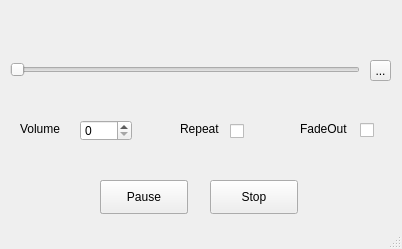
<?xml version="1.0" encoding="UTF-8"?>
<ui version="4.0">
 <class>MainWindow</class>
 <widget class="QMainWindow" name="MainWindow">
  <property name="geometry">
   <rect>
    <x>0</x>
    <y>0</y>
    <width>402</width>
    <height>249</height>
   </rect>
  </property>
  <property name="windowTitle">
   <string>StarTunes</string>
  </property>
  <property name="windowIcon">
   <iconset>
    <normaloff>disc.png</normaloff>disc.png</iconset>
  </property>
  <widget class="QWidget" name="centralwidget">
   <widget class="QPushButton" name="pauseButton">
    <property name="geometry">
     <rect>
      <x>100</x>
      <y>180</y>
      <width>88</width>
      <height>34</height>
     </rect>
    </property>
    <property name="text">
     <string>Pause</string>
    </property>
   </widget>
   <widget class="QPushButton" name="stopButton">
    <property name="geometry">
     <rect>
      <x>210</x>
      <y>180</y>
      <width>88</width>
      <height>34</height>
     </rect>
    </property>
    <property name="text">
     <string>Stop</string>
    </property>
   </widget>
   <widget class="QSlider" name="timeSlider">
    <property name="geometry">
     <rect>
      <x>10</x>
      <y>60</y>
      <width>350</width>
      <height>20</height>
     </rect>
    </property>
    <property name="orientation">
     <enum>Qt::Horizontal</enum>
    </property>
   </widget>
   <widget class="QPushButton" name="resumeButton">
    <property name="geometry">
     <rect>
      <x>100</x>
      <y>180</y>
      <width>88</width>
      <height>34</height>
     </rect>
    </property>
    <property name="text">
     <string>Resume</string>
    </property>
   </widget>
   <widget class="QSpinBox" name="volume_box">
    <property name="geometry">
     <rect>
      <x>80</x>
      <y>120</y>
      <width>52</width>
      <height>21</height>
     </rect>
    </property>
   </widget>
   <widget class="QLabel" name="label">
    <property name="geometry">
     <rect>
      <x>20</x>
      <y>120</y>
      <width>58</width>
      <height>18</height>
     </rect>
    </property>
    <property name="text">
     <string>Volume</string>
    </property>
   </widget>
   <widget class="QCheckBox" name="repeat_box">
    <property name="geometry">
     <rect>
      <x>230</x>
      <y>121</y>
      <width>20</width>
      <height>21</height>
     </rect>
    </property>
    <property name="text">
     <string/>
    </property>
   </widget>
   <widget class="QLabel" name="label_2">
    <property name="geometry">
     <rect>
      <x>180</x>
      <y>120</y>
      <width>58</width>
      <height>18</height>
     </rect>
    </property>
    <property name="text">
     <string>Repeat</string>
    </property>
   </widget>
   <widget class="QLabel" name="label_3">
    <property name="geometry">
     <rect>
      <x>300</x>
      <y>120</y>
      <width>58</width>
      <height>18</height>
     </rect>
    </property>
    <property name="text">
     <string>FadeOut</string>
    </property>
   </widget>
   <widget class="QCheckBox" name="fadeout_box">
    <property name="geometry">
     <rect>
      <x>360</x>
      <y>120</y>
      <width>20</width>
      <height>21</height>
     </rect>
    </property>
    <property name="text">
     <string/>
    </property>
   </widget>
   <widget class="QToolButton" name="selectButton">
    <property name="geometry">
     <rect>
      <x>370</x>
      <y>60</y>
      <width>21</width>
      <height>21</height>
     </rect>
    </property>
    <property name="text">
     <string>...</string>
    </property>
   </widget>
   <zorder>resumeButton</zorder>
   <zorder>pauseButton</zorder>
   <zorder>stopButton</zorder>
   <zorder>timeSlider</zorder>
   <zorder>volume_box</zorder>
   <zorder>label</zorder>
   <zorder>repeat_box</zorder>
   <zorder>label_2</zorder>
   <zorder>label_3</zorder>
   <zorder>fadeout_box</zorder>
   <zorder>selectButton</zorder>
  </widget>
  <widget class="QStatusBar" name="statusbar"/>
 </widget>
 <resources/>
 <connections/>
</ui>
